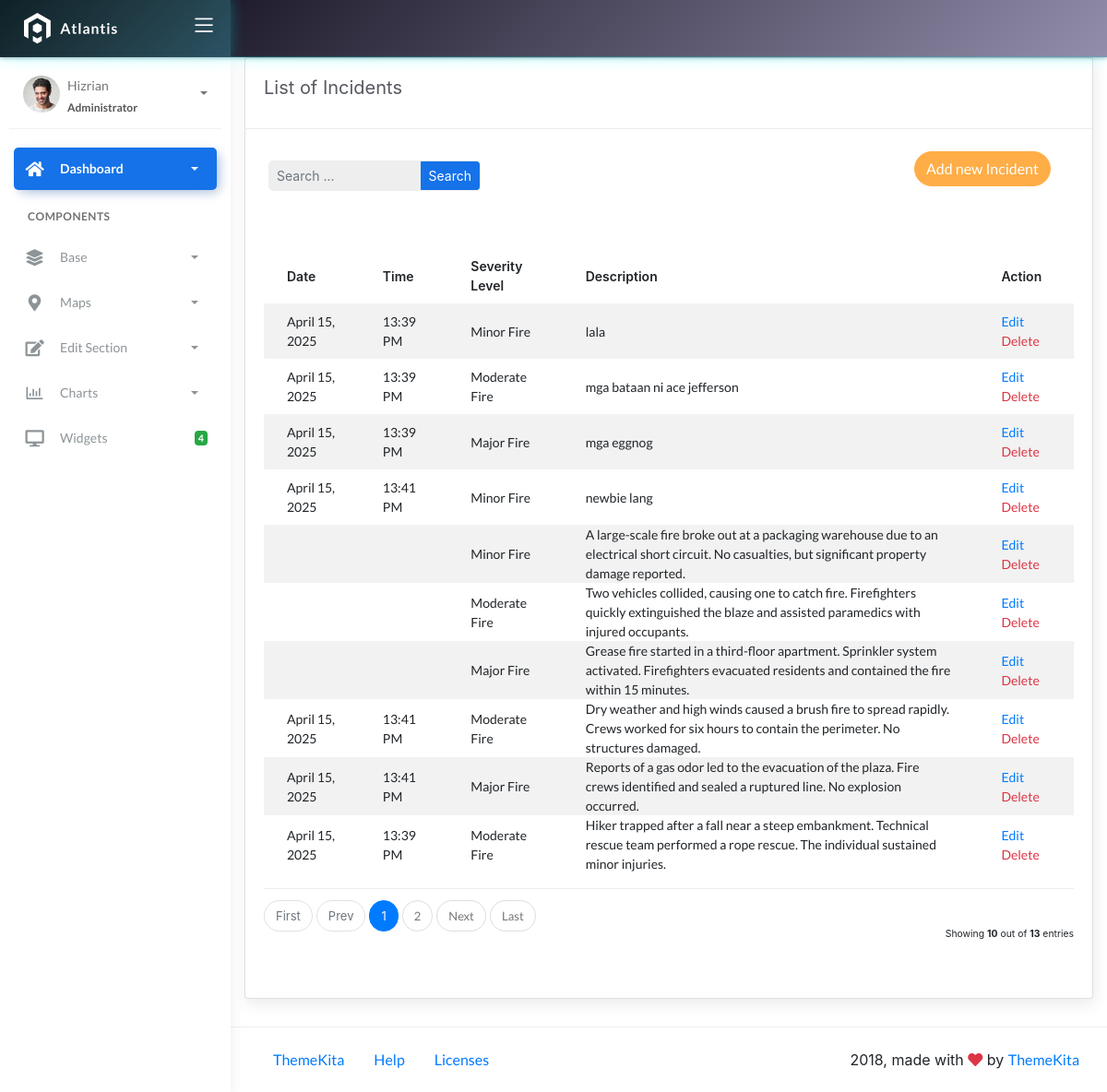
The page /incidents/ on the database as committed earlier.
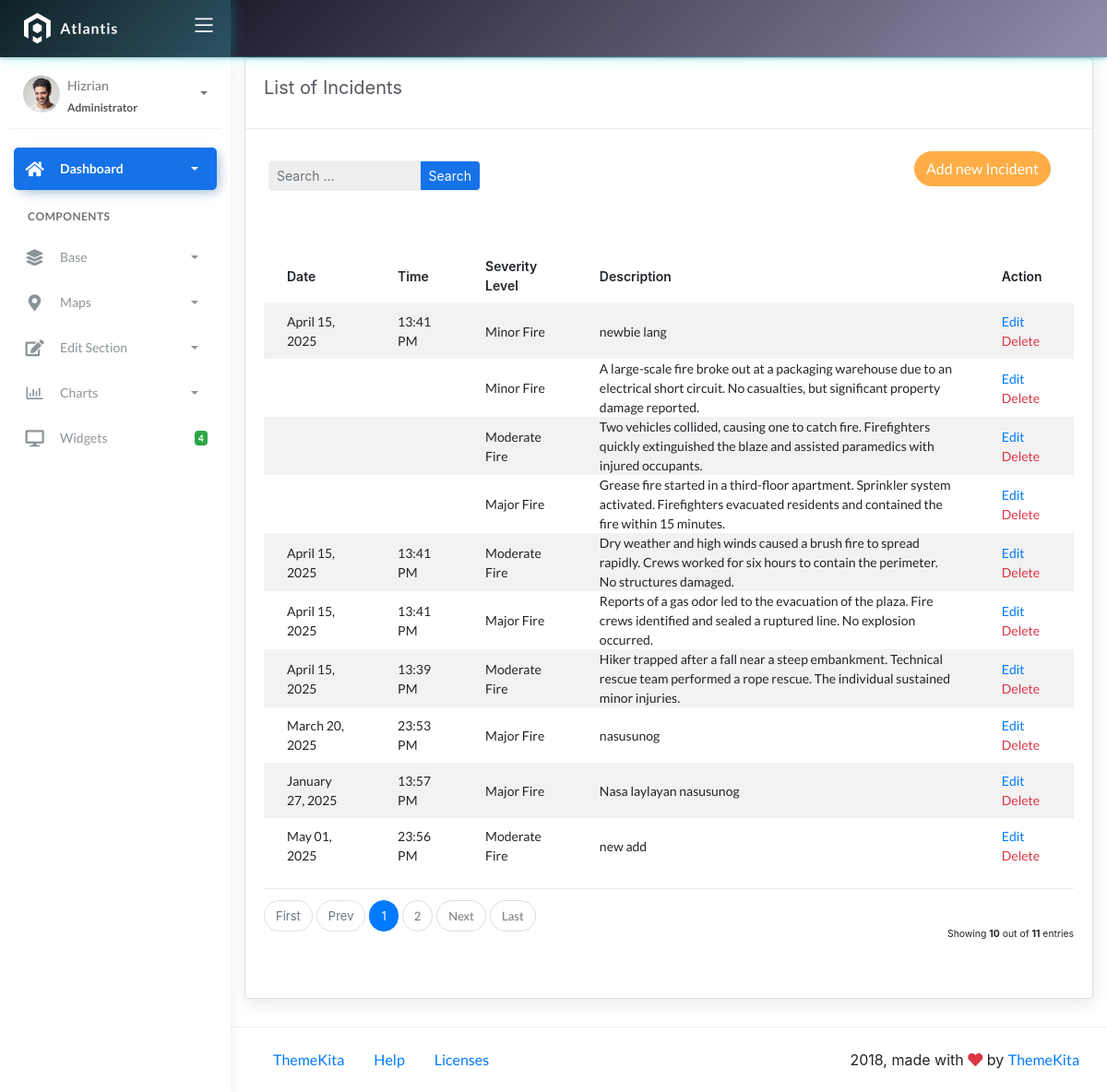
The same page on the database as committed later.
### fire/models.py (models this page shows)
class BaseModel(models.Model):
    created_at = models.DateTimeField(auto_now_add=True, db_index=True)
    updated_at = models.DateTimeField(auto_now=True)
    class Meta:
        abstract = True

class Incident(BaseModel):
    SEVERITY_CHOICES = (
        ('Minor Fire', 'Minor Fire'),
        ('Moderate Fire', 'Moderate Fire'),
        ('Major Fire', 'Major Fire'),
    )
    location = models.ForeignKey(Locations, on_delete=models.CASCADE)
    date_time = models.DateTimeField(blank=True, null=True)
    severity_level = models.CharField(max_length=45, choices=SEVERITY_CHOICES)
    description = models.CharField(max_length=250)

### fire/views.py (the view, shortened to what this page needs)
# urls.py: path('incidents/', IncidentListView.as_view(), name='incident-list'),
class IncidentListView(ListView):
    model = Incident
    template_name = 'incident_list.html'
    context_object_name = 'object_list'
    paginate_by = 10
    def get_queryset(self, *args, **kwargs):
        qs = super().get_queryset(*args, **kwargs)
        query = self.request.GET.get("q")
        return qs

### templates/incident_list.html
{% extends 'base.html' %}
{% load static %}
{% block content %}
<div class="content">
  <div class="container-fluid">
     <div class="row">
      <div class="col-md-12">
        <div class="card">
         <div class="card-header">
           <div class="card-title">List of Incidents</div>
        </div>
        <br>
        <div class="col-md-12 row">
          <div class="col-md-4">
            <form class="navbar-left navbar-form nav-search mr-md-3" action="{% url 'incident-list' %}">
              <div class="form-group">
                <div class="input-group">
                  <input type="text" id="search" placeholder="Search ..." class="form-control form-control-sm" name="q" />
                  <div class="input-group-append">
                    <button class="btn btn-sm btn-primary" type="submit">Search</button>
                  </div>
                </div>
              </div>
            </form>
          </div>
          <div class="col-md-2">
          </div>
          <div class="col-md-6">
            <div class="pull-right">
              <a href="{% url 'incident-add' %}" class="btn btn-warning btn-rounded">Add new Incident</a>
            </div>
          </div>
        </div>
        <div class="card-body">
          <table class="table table-striped mt-3">
            <thead>
              <tr>
                <th scope="col">Date</th>
                <th scope="col">Time</th>
                <th scope="col">Severity Level</th>
                <th scope="col">Description</th>
                <th scope="col">Action</th>
              </tr>
            </thead>
            <tbody>
              {% for object in object_list %}
              <tr>
                <td>{{ object.date_time|date:"F d, Y" }}</td>
                <td>{{ object.date_time|time:"H:i A" }}</td>
                <td>{{ object.severity_level }}</td>
                <td>{{ object.description }}</td>
                <td>
                  <a href="{% url 'incident-update' object.id %}">Edit</a>
                  <a href="{% url 'incident-delete' object.id %}" class="text-danger">Delete</a>
                </td>
              </tr>
              {% empty %}
              <tr>
                <td colspan="5" style="text-align: center">
                  <p class="text-sm font-weight-bold mb-0">No Records Found.</p>
                </td>
              </tr>
              {% endfor %}
            </tbody>
          </table>
          {% include 'includes/pagination.html' %}
        </div>
      </div>
    </div>
  </div>
</div>
{% endblock %}

Rows that differ between the two databases and show on the page:
removed Incident: date_time "April 15, 2025", date_time "13:39 PM", severity_level "Minor Fire", description "lala"
removed Incident: date_time "April 15, 2025", date_time "13:39 PM", severity_level "Moderate Fire", description "mga bataan ni ace jefferson"
removed Incident: date_time "April 15, 2025", date_time "13:39 PM", severity_level "Major Fire", description "mga eggnog"
now on this page (row unchanged): Incident: date_time "March 20, 2025", date_time "23:53 PM", severity_level "Major Fire", description "nasusunog"
now on this page (row unchanged): Incident: date_time "January 27, 2025", date_time "13:57 PM", severity_level "Major Fire", description "Nasa laylayan nasusunog"
now on this page (row unchanged): Incident: date_time "May 01, 2025", date_time "23:56 PM", severity_level "Moderate Fire", description "new add"
Other text that changed with them:
{{ paginator.count }}: "13" → "11"
